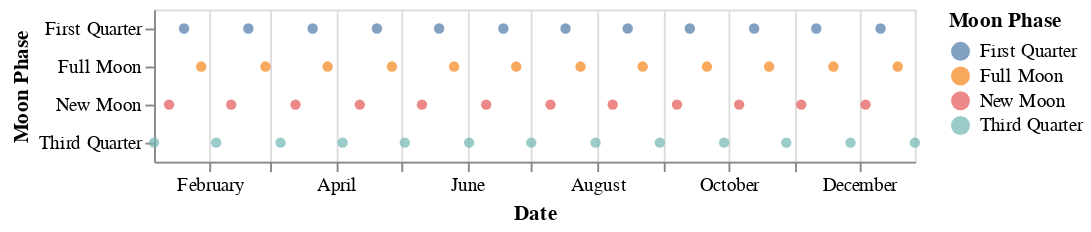

Here is the notebook cell this chart was saved with:
### Code cell
from altair.utils.data import to_values

alt.Chart.from_dict({
    "data": to_values(moon_2021),
    "mark": "circle",
    "encoding": {
        "x": {
            "field": "Date",
            "type": "temporal",
        },
        "color": {
            "field": "Moon Phase",
            "type": "nominal"
        },
         "y": {
            "field": "Moon Phase",
            "type": "nominal",
        }
    }
})

### Figure 1 — Vega-Lite specification as saved in the notebook (floating-point values rounded to 4 significant figures)
{"config": {"view": {"continuousWidth": 400, "continuousHeight": 300}}, "data": {"name": "data-1628f13167f7296636cb68560b99860d"}, "mark": "circle", "encoding": {"color": {"field": "Moon Phase", "type": "nominal"}, "x": {"field": "Date", "type": "temporal"}, "y": {"field": "Moon Phase", "type": "nominal"}}, "$schema": "https://vega.github.io/schema/vega-lite/v4.17.0.json", "datasets": {"data-1628f13167f7296636cb68560b99860d": [{"Date": "2021-01-20T00:00:00", "Moon Phase": "First Quarter"}, {"Date": "2021-01-13T00:00:00", "Moon Phase": "New Moon"}, {"Date": "2021-01-06T00:00:00", "Moon Phase": "Third Quarter"}, {"Date": "2021-01-28T00:00:00", "Moon Phase": "Full Moon"}, {"Date": "2021-02-19T00:00:00", "Moon Phase": "First Quarter"}, {"Date": "2021-02-11T00:00:00", "Moon Phase": "New Moon"}, {"Date": "2021-02-04T00:00:00", "Moon Phase": "Third Quarter"}, {"Date": "2021-02-27T00:00:00", "Moon Phase": "Full Moon"}, {"Date": "2021-03-21T00:00:00", "Moon Phase": "First Quarter"}, {"Date": "2021-03-13T00:00:00", "Moon Phase": "New Moon"}, {"Date": "2021-03-06T00:00:00", "Moon Phase": "Third Quarter"}, {"Date": "2021-03-28T00:00:00", "Moon Phase": "Full Moon"}, {"Date": "2021-04-20T00:00:00", "Moon Phase": "First Quarter"}, {"Date": "2021-04-12T00:00:00", "Moon Phase": "New Moon"}, {"Date": "2021-04-04T00:00:00", "Moon Phase": "Third Quarter"}, {"Date": "2021-04-27T00:00:00", "Moon Phase": "Full Moon"}, {"Date": "2021-05-19T00:00:00", "Moon Phase": "First Quarter"}, {"Date": "2021-05-11T00:00:00", "Moon Phase": "New Moon"}, {"Date": "2021-05-03T00:00:00", "Moon Phase": "Third Quarter"}, {"Date": "2021-05-26T00:00:00", "Moon Phase": "Full Moon"}, {"Date": "2021-06-18T00:00:00", "Moon Phase": "First Quarter"}, {"Date": "2021-06-10T00:00:00", "Moon Phase": "New Moon"}, {"Date": "2021-06-02T00:00:00", "Moon Phase": "Third Quarter"}, {"Date": "2021-06-24T00:00:00", "Moon Phase": "Full Moon"}, {"Date": "2021-07-17T00:00:00", "Moon Phase": "First Quarter"}, {"Date": "2021-07-10T00:00:00", "Moon Phase": "New Moon"}, {"Date": "2021-07-01T00:00:00", "Moon Phase": "Third Quarter"}, {"Date": "2021-07-24T00:00:00", "Moon Phase": "Full Moon"}, {"Date": "2021-08-15T00:00:00", "Moon Phase": "First Quarter"}, {"Date": "2021-08-08T00:00:00", "Moon Phase": "New Moon"}, {"Date": "2021-07-31T00:00:00", "Moon Phase": "Third Quarter"}, {"Date": "2021-08-22T00:00:00", "Moon Phase": "Full Moon"}, {"Date": "2021-09-13T00:00:00", "Moon Phase": "First Quarter"}, {"Date": "2021-09-07T00:00:00", "Moon Phase": "New Moon"}, {"Date": "2021-08-30T00:00:00", "Moon Phase": "Third Quarter"}, {"Date": "2021-09-21T00:00:00", "Moon Phase": "Full Moon"}, {"Date": "2021-10-13T00:00:00", "Moon Phase": "First Quarter"}, {"Date": "2021-10-06T00:00:00", "Moon Phase": "New Moon"}, {"Date": "2021-09-29T00:00:00", "Moon Phase": "Third Quarter"}, {"Date": "2021-10-20T00:00:00", "Moon Phase": "Full Moon"}, {"Date": "2021-11-11T00:00:00", "Moon Phase": "First Quarter"}, {"Date": "2021-11-04T00:00:00", "Moon Phase": "New Moon"}, {"Date": "2021-10-28T00:00:00", "Moon Phase": "Third Quarter"}, {"Date": "2021-11-19T00:00:00", "Moon Phase": "Full Moon"}, {"Date": "2021-12-11T00:00:00", "Moon Phase": "First Quarter"}, {"Date": "2021-12-04T00:00:00", "Moon Phase": "New Moon"}, {"Date": "2021-11-27T00:00:00", "Moon Phase": "Third Quarter"}, {"Date": "2021-12-19T00:00:00", "Moon Phase": "Full Moon"}, {"Date": "2021-12-27T00:00:00", "Moon Phase": "Third Quarter"}]}}
